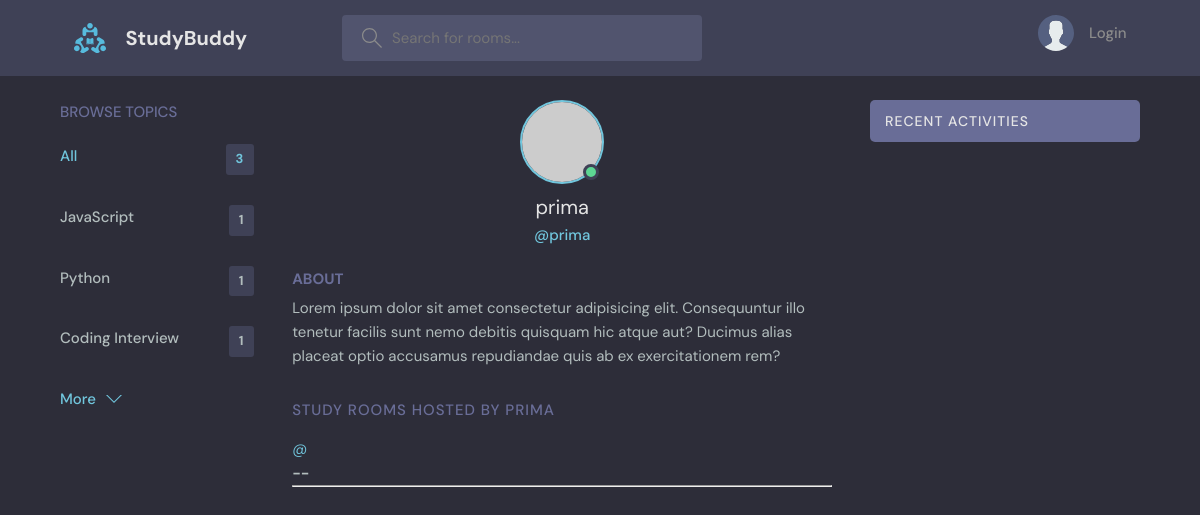
/profile/3, run on an earlier commit of the app's database.
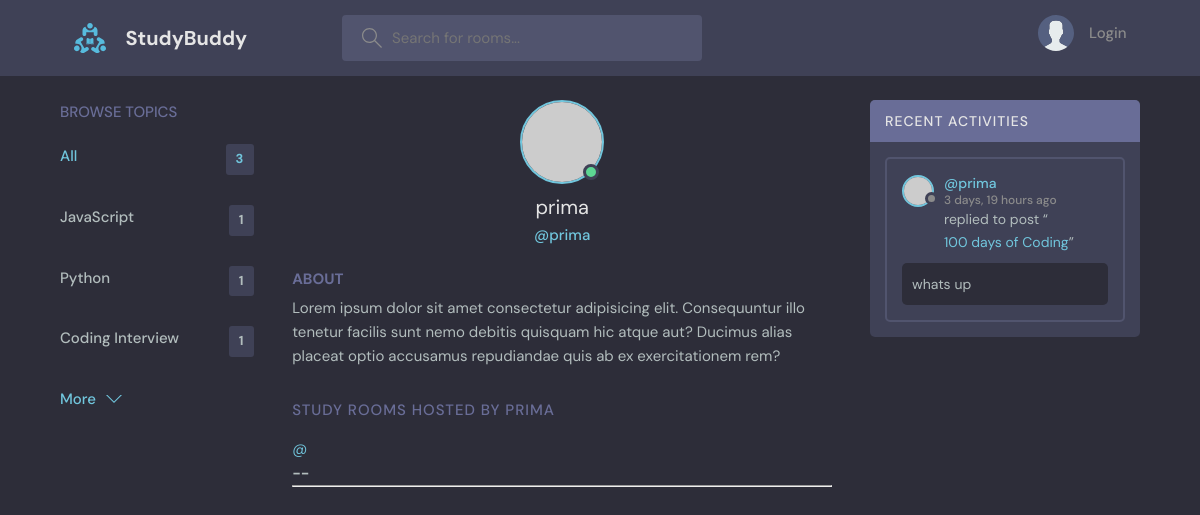
And on a later commit of the database.
### base/models.py (models this page shows, shortened)
class Topics(models.Model):
    name = models.CharField(max_length=200)

class Message(models.Model):
    user = models.ForeignKey(
        User, on_delete=models.CASCADE, blank=True, null=True)
    room = models.ForeignKey(Room, on_delete=models.CASCADE)
    body = models.TextField()
    updated = models.DateTimeField(auto_now=True)
    created = models.DateTimeField(auto_now_add=True)
    class Meta:
        ordering = ['-updated', '-created']

class Room(models.Model):
    host = models.ForeignKey(User, on_delete=models.SET_NULL, null=True)
    participants = models.ManyToManyField(
        User, related_name='participants', blank=True)
    topic = models.ForeignKey(Topics, on_delete=models.SET_NULL, null=True)
    name = models.CharField(max_length=200)
    description = models.TextField(null=True, blank=True)
    updated = models.DateTimeField(auto_now=True)
    created = models.DateTimeField(auto_now_add=True)
    class Meta:
        ordering = ['-updated', '-created']
    def __str__(self):
        return self.name

### base/views.py (the view)
# urls.py: path('profile/<str:pk>', views.userProfile, name='user-profile'),
def userProfile(request, pk):
    user = User.objects.get(id=pk)
    rooms = user.room_set.all()
    room_message = user.message_set.all()
    topics = Topics.objects.all()
    context = {'user': user, 'rooms': rooms,
               'room_message': room_message, 'topics': topics}
    return render(request, 'base/profile.html', context)

### base/templates/base/profile.html (shortened to what this page needs)
{% extends 'main.html' %}
{% block content %}
  <main class="profile-page layout layout--3">
    <div class="container">
    {% include 'base/topics_component.html' %}
      <div class="roomList">
        <div class="profile">
          <div class="profile__avatar">
            <div class="avatar avatar--large active">
              <img src="https://randomuser.me/api/portraits/men/11.jpg" />
            </div>
          </div>
          <div class="profile__info">
            <h3>{{user.username}}</h3>
            <p>@{{user.username}}</p>
          </div>
          <div class="profile__about">
            <h3>About</h3>
            <p>
              Lorem ipsum dolor sit amet consectetur adipisicing elit. Consequuntur illo tenetur
              facilis sunt nemo debitis quisquam hic atque aut? Ducimus alias placeat optio
              accusamus repudiandae quis ab ex exercitationem rem?
            </p>
          </div>
        </div>
        <div class="roomList__header">
          <div>
            <h2>Study Rooms Hosted by {{user.username}}</a>
            </h2>
          </div>
        </div>
      {% include 'base/feed_component.html' %}
      </div>
      {% include 'base/activity_component.html' %}
    </div>
  </main>
  {% endblock content %}

### base/templates/base/topics_component.html
<div class="topics">
    <div class="topics__header">
        <h2>Browse Topics</h2>
    </div>
    <ul class="topics__list">
        <li>
            <a href="{% url 'home' %}" class="active">All <span>{{topics.count}}</span></a>
        </li>
        {% for topic in topics %}
        <li>
            <a href="{% url 'home' %}?q={{topic.name}}">{{topic.name}} <span>{{topic.room_set.all.count}}</span></a>
        </li>
        {% endfor %}
    </ul>
    <a class="btn btn--link" href="{% url 'topics' %}">
        More
        <svg version="1.1" xmlns="http://www.w3.org/2000/svg" width="32" height="32" viewBox="0 0 32 32">
            <title>chevron-down</title>
            <path d="M16 21l-13-13h-3l16 16 16-16h-3l-13 13z"></path>
        </svg>
    </a>
</div>

### base/templates/base/activity_component.html (shortened to what this page needs)
<div class="activities">
    <div class="activities__header">
        <h2>Recent Activities</h2>
    </div>
    {% for message in room_message %}
    <div class="activities__box">
        <div class="activities__boxHeader roomListRoom__header">
            <a href="{% url 'user-profile' message.user.id %}" class="roomListRoom__author">
                <div class="avatar avatar--small">
                    <img src="https://randomuser.me/api/portraits/women/11.jpg" />
                </div>
                <p>
                    @{{message.user}}
                    <span>{{message.created|timesince}} ago</span>
                </p>
            </a>
        </div>
        <div class="activities__boxContent">
            <p>replied to post “<a href="{% url 'room' message.room.id %}">{{message.room}}</a>”</p>
            <div class="activities__boxRoomContent">
                {{message.body}}
            </div>
        </div>
    </div>
    {% endfor %}
</div>

What changed in the data, as far as the page shows it:
added Message: user "prima", created "3 days, 19 hours", room "100 days of Coding", body "whats up"
